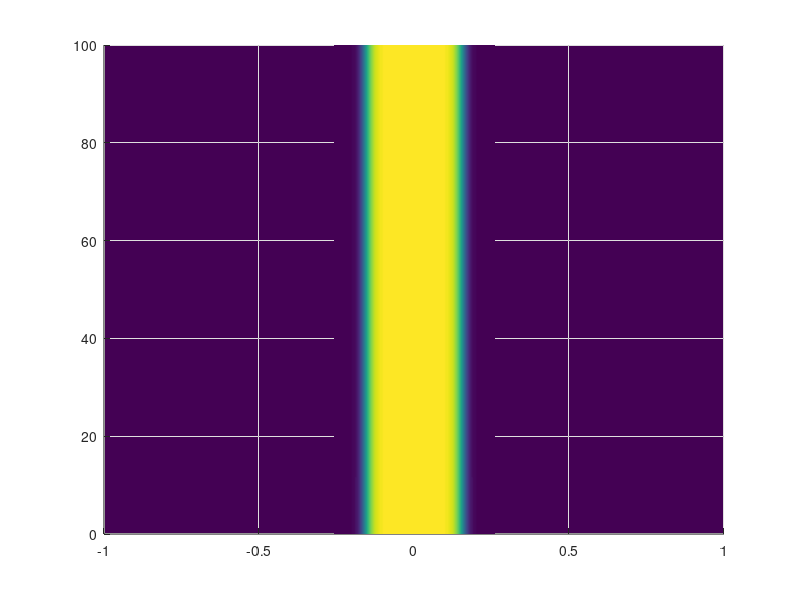
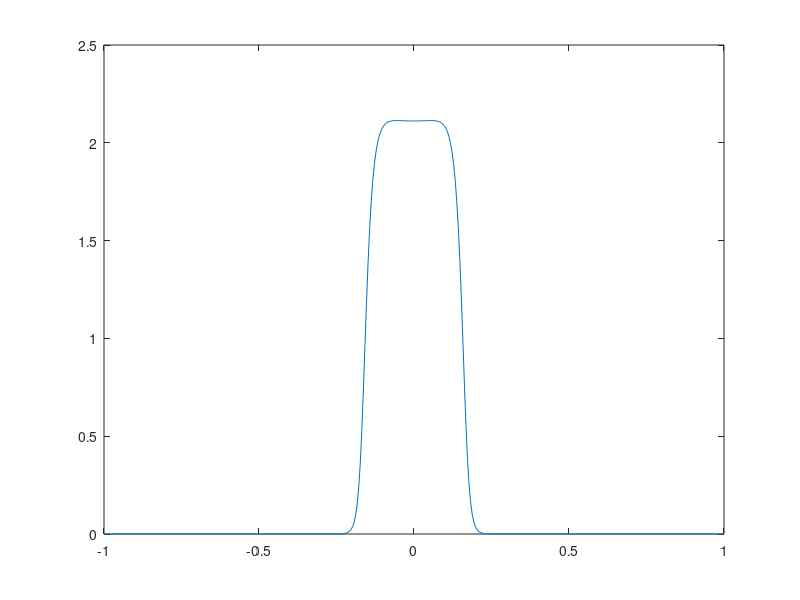

MATLAB code for these plots, in order: (Note: this script raises an error after producing the figures.)
function gms_simple_1dplot  % plot simple mesa figures
%% constants

Title = ['data/basic_mesa_']
Kappa = [0.5,1,2.5,5];
  for I = 1:length(Kappa)
  N = 400;
  L = 1; % length of the domain
  H = 2*L/(N-1); % 100 grid points 
  X = -L:H:L; X = X';
  Ep = 0.01;
  D = 10; % diffusion coefficient ratio, in the v equation
  Tau = 1;
  Kap = Kappa(I);
  Tend = 100; % integration time
  Dt = .1; % time step size, arbitrary for nonlinear problems
  
%% function definitions   
  F_gms = inline('u.^2./(v.*(1+kap*u.^2))','u','v','kap');
  G_gms = inline('u.^2','u','v');
  Dfu = inline('- 1 + 2*u./(v.*(1+Kap*u.^2).^2)','u','v','Kap');
  Dfv = inline('- u.^2./(v.^2.*(1+Kap*u.^2))','u','v','Kap');
  Dgu = inline('2*u','u');
  Dgv = -1;
  
  UV_0(:,1) = 0.37*(tanh(.3*(.4*L-X)/Ep) + tanh(.3*(X+.4*L)/Ep));
  UV_0(:,2) = 0.3251*ones(N,1); % initial conditions

%% compute stationary solution
  [UU0,VV0,TT] = UV_stationary(UV_0,1,500, 1.0);
  [UU,VV,TT] = UV_stationary([UU0(:,end),VV0(:,end)],Tau,Tend, Dt);
%   Lam_nonstat = EVA_not_stationary([UU(:,end), VV(:,end)], L_range);
  
%% plotting
  figure(1)
  surfc(X,TT(1:round(length(TT)/500):end),UU(:,1:round(length(TT)/500):end)') 
%   contour(X,TT(1:round(length(TT)/200):end),0.01+UU(:,1:round(length(TT)/200):end)') 
  shading interp, view(0,90)
%   colormap('gray')
%   surf(U_stat), shading interp

  figure(2)
  plot(X, UU(:,end)'), hold on
  Usave = UU(:,end)'
  
  save([Title,'kappa',num2str(Kap),'.txt'],'Usave','-ASCII')
  end
save([Title,'X','.txt'],'X','-ASCII') 

  function [uu,vv,t] = UV_stationary(uv_0,tau,t_end,dt)  % y = [U,V,T]
    uu = zeros(length(uv_0),round(t_end/dt));
    vv = zeros(length(uv_0),round(t_end/dt));
    uu(:,1) = uv_0(:,1);
    vv(:,1) = uv_0(:,2);
    data = ones(N,3); data(:,2) = -2; lap = spdiags(data,-1:1,N,N); 
    lap(1,2) = 2; lap(N,N-1) = 2; % Neumann BCs
    au = speye(N)*(1/dt+1) - (Ep/H)^2*lap;
    av = speye(N)*(tau/dt+1) - D/H^2*lap;

%     i = 2; norm_err = 1;
%     while norm_err > 1e-6
    for i = 2:round(t_end/dt)
        bu = uu(:,i-1)/dt + F_gms(uu(:,i-1),vv(:,i-1),Kap);
        uu(:,i) = au\bu;
        bv = tau*vv(:,i-1)/dt + G_gms(uu(:,i),vv(:,i-1));
        vv(:,i) = av\bv;
%         norm_err = norm(uu(:,i) - uu(:,i-1),'inf');
    end
    t = dt:dt:i*dt;
  end

end